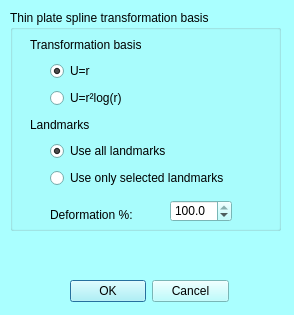
<?xml version="1.0" encoding="UTF-8"?>
<ui version="4.0">
 <class>mqTPSDialog</class>
 <widget class="QDialog" name="mqTPSDialog">
  <property name="geometry">
   <rect>
    <x>0</x>
    <y>0</y>
    <width>294</width>
    <height>315</height>
   </rect>
  </property>
  <property name="palette">
   <palette>
    <active>
     <colorrole role="WindowText">
      <brush brushstyle="SolidPattern">
       <color alpha="255">
        <red>0</red>
        <green>0</green>
        <blue>0</blue>
       </color>
      </brush>
     </colorrole>
     <colorrole role="Button">
      <brush brushstyle="SolidPattern">
       <color alpha="255">
        <red>170</red>
        <green>255</green>
        <blue>255</blue>
       </color>
      </brush>
     </colorrole>
     <colorrole role="Light">
      <brush brushstyle="SolidPattern">
       <color alpha="255">
        <red>255</red>
        <green>255</green>
        <blue>255</blue>
       </color>
      </brush>
     </colorrole>
     <colorrole role="Midlight">
      <brush brushstyle="SolidPattern">
       <color alpha="255">
        <red>212</red>
        <green>255</green>
        <blue>255</blue>
       </color>
      </brush>
     </colorrole>
     <colorrole role="Dark">
      <brush brushstyle="SolidPattern">
       <color alpha="255">
        <red>85</red>
        <green>127</green>
        <blue>127</blue>
       </color>
      </brush>
     </colorrole>
     <colorrole role="Mid">
      <brush brushstyle="SolidPattern">
       <color alpha="255">
        <red>113</red>
        <green>170</green>
        <blue>170</blue>
       </color>
      </brush>
     </colorrole>
     <colorrole role="Text">
      <brush brushstyle="SolidPattern">
       <color alpha="255">
        <red>0</red>
        <green>0</green>
        <blue>0</blue>
       </color>
      </brush>
     </colorrole>
     <colorrole role="BrightText">
      <brush brushstyle="SolidPattern">
       <color alpha="255">
        <red>255</red>
        <green>255</green>
        <blue>255</blue>
       </color>
      </brush>
     </colorrole>
     <colorrole role="ButtonText">
      <brush brushstyle="SolidPattern">
       <color alpha="255">
        <red>0</red>
        <green>0</green>
        <blue>0</blue>
       </color>
      </brush>
     </colorrole>
     <colorrole role="Base">
      <brush brushstyle="SolidPattern">
       <color alpha="255">
        <red>255</red>
        <green>255</green>
        <blue>255</blue>
       </color>
      </brush>
     </colorrole>
     <colorrole role="Window">
      <brush brushstyle="SolidPattern">
       <color alpha="255">
        <red>170</red>
        <green>255</green>
        <blue>255</blue>
       </color>
      </brush>
     </colorrole>
     <colorrole role="Shadow">
      <brush brushstyle="SolidPattern">
       <color alpha="255">
        <red>0</red>
        <green>0</green>
        <blue>0</blue>
       </color>
      </brush>
     </colorrole>
     <colorrole role="AlternateBase">
      <brush brushstyle="SolidPattern">
       <color alpha="255">
        <red>212</red>
        <green>255</green>
        <blue>255</blue>
       </color>
      </brush>
     </colorrole>
     <colorrole role="ToolTipBase">
      <brush brushstyle="SolidPattern">
       <color alpha="255">
        <red>255</red>
        <green>255</green>
        <blue>220</blue>
       </color>
      </brush>
     </colorrole>
     <colorrole role="ToolTipText">
      <brush brushstyle="SolidPattern">
       <color alpha="255">
        <red>0</red>
        <green>0</green>
        <blue>0</blue>
       </color>
      </brush>
     </colorrole>
    </active>
    <inactive>
     <colorrole role="WindowText">
      <brush brushstyle="SolidPattern">
       <color alpha="255">
        <red>0</red>
        <green>0</green>
        <blue>0</blue>
       </color>
      </brush>
     </colorrole>
     <colorrole role="Button">
      <brush brushstyle="SolidPattern">
       <color alpha="255">
        <red>170</red>
        <green>255</green>
        <blue>255</blue>
       </color>
      </brush>
     </colorrole>
     <colorrole role="Light">
      <brush brushstyle="SolidPattern">
       <color alpha="255">
        <red>255</red>
        <green>255</green>
        <blue>255</blue>
       </color>
      </brush>
     </colorrole>
     <colorrole role="Midlight">
      <brush brushstyle="SolidPattern">
       <color alpha="255">
        <red>212</red>
        <green>255</green>
        <blue>255</blue>
       </color>
      </brush>
     </colorrole>
     <colorrole role="Dark">
      <brush brushstyle="SolidPattern">
       <color alpha="255">
        <red>85</red>
        <green>127</green>
        <blue>127</blue>
       </color>
      </brush>
     </colorrole>
     <colorrole role="Mid">
      <brush brushstyle="SolidPattern">
       <color alpha="255">
        <red>113</red>
        <green>170</green>
        <blue>170</blue>
       </color>
      </brush>
     </colorrole>
     <colorrole role="Text">
      <brush brushstyle="SolidPattern">
       <color alpha="255">
        <red>0</red>
        <green>0</green>
        <blue>0</blue>
       </color>
      </brush>
     </colorrole>
     <colorrole role="BrightText">
      <brush brushstyle="SolidPattern">
       <color alpha="255">
        <red>255</red>
        <green>255</green>
        <blue>255</blue>
       </color>
      </brush>
     </colorrole>
     <colorrole role="ButtonText">
      <brush brushstyle="SolidPattern">
       <color alpha="255">
        <red>0</red>
        <green>0</green>
        <blue>0</blue>
       </color>
      </brush>
     </colorrole>
     <colorrole role="Base">
      <brush brushstyle="SolidPattern">
       <color alpha="255">
        <red>255</red>
        <green>255</green>
        <blue>255</blue>
       </color>
      </brush>
     </colorrole>
     <colorrole role="Window">
      <brush brushstyle="SolidPattern">
       <color alpha="255">
        <red>170</red>
        <green>255</green>
        <blue>255</blue>
       </color>
      </brush>
     </colorrole>
     <colorrole role="Shadow">
      <brush brushstyle="SolidPattern">
       <color alpha="255">
        <red>0</red>
        <green>0</green>
        <blue>0</blue>
       </color>
      </brush>
     </colorrole>
     <colorrole role="AlternateBase">
      <brush brushstyle="SolidPattern">
       <color alpha="255">
        <red>212</red>
        <green>255</green>
        <blue>255</blue>
       </color>
      </brush>
     </colorrole>
     <colorrole role="ToolTipBase">
      <brush brushstyle="SolidPattern">
       <color alpha="255">
        <red>255</red>
        <green>255</green>
        <blue>220</blue>
       </color>
      </brush>
     </colorrole>
     <colorrole role="ToolTipText">
      <brush brushstyle="SolidPattern">
       <color alpha="255">
        <red>0</red>
        <green>0</green>
        <blue>0</blue>
       </color>
      </brush>
     </colorrole>
    </inactive>
    <disabled>
     <colorrole role="WindowText">
      <brush brushstyle="SolidPattern">
       <color alpha="255">
        <red>85</red>
        <green>127</green>
        <blue>127</blue>
       </color>
      </brush>
     </colorrole>
     <colorrole role="Button">
      <brush brushstyle="SolidPattern">
       <color alpha="255">
        <red>170</red>
        <green>255</green>
        <blue>255</blue>
       </color>
      </brush>
     </colorrole>
     <colorrole role="Light">
      <brush brushstyle="SolidPattern">
       <color alpha="255">
        <red>255</red>
        <green>255</green>
        <blue>255</blue>
       </color>
      </brush>
     </colorrole>
     <colorrole role="Midlight">
      <brush brushstyle="SolidPattern">
       <color alpha="255">
        <red>212</red>
        <green>255</green>
        <blue>255</blue>
       </color>
      </brush>
     </colorrole>
     <colorrole role="Dark">
      <brush brushstyle="SolidPattern">
       <color alpha="255">
        <red>85</red>
        <green>127</green>
        <blue>127</blue>
       </color>
      </brush>
     </colorrole>
     <colorrole role="Mid">
      <brush brushstyle="SolidPattern">
       <color alpha="255">
        <red>113</red>
        <green>170</green>
        <blue>170</blue>
       </color>
      </brush>
     </colorrole>
     <colorrole role="Text">
      <brush brushstyle="SolidPattern">
       <color alpha="255">
        <red>85</red>
        <green>127</green>
        <blue>127</blue>
       </color>
      </brush>
     </colorrole>
     <colorrole role="BrightText">
      <brush brushstyle="SolidPattern">
       <color alpha="255">
        <red>255</red>
        <green>255</green>
        <blue>255</blue>
       </color>
      </brush>
     </colorrole>
     <colorrole role="ButtonText">
      <brush brushstyle="SolidPattern">
       <color alpha="255">
        <red>85</red>
        <green>127</green>
        <blue>127</blue>
       </color>
      </brush>
     </colorrole>
     <colorrole role="Base">
      <brush brushstyle="SolidPattern">
       <color alpha="255">
        <red>170</red>
        <green>255</green>
        <blue>255</blue>
       </color>
      </brush>
     </colorrole>
     <colorrole role="Window">
      <brush brushstyle="SolidPattern">
       <color alpha="255">
        <red>170</red>
        <green>255</green>
        <blue>255</blue>
       </color>
      </brush>
     </colorrole>
     <colorrole role="Shadow">
      <brush brushstyle="SolidPattern">
       <color alpha="255">
        <red>0</red>
        <green>0</green>
        <blue>0</blue>
       </color>
      </brush>
     </colorrole>
     <colorrole role="AlternateBase">
      <brush brushstyle="SolidPattern">
       <color alpha="255">
        <red>170</red>
        <green>255</green>
        <blue>255</blue>
       </color>
      </brush>
     </colorrole>
     <colorrole role="ToolTipBase">
      <brush brushstyle="SolidPattern">
       <color alpha="255">
        <red>255</red>
        <green>255</green>
        <blue>220</blue>
       </color>
      </brush>
     </colorrole>
     <colorrole role="ToolTipText">
      <brush brushstyle="SolidPattern">
       <color alpha="255">
        <red>0</red>
        <green>0</green>
        <blue>0</blue>
       </color>
      </brush>
     </colorrole>
    </disabled>
   </palette>
  </property>
  <property name="windowTitle">
   <string>TPS dialog</string>
  </property>
  <widget class="QWidget" name="layoutWidget">
   <property name="geometry">
    <rect>
     <x>70</x>
     <y>280</y>
     <width>161</width>
     <height>25</height>
    </rect>
   </property>
   <layout class="QHBoxLayout" name="horizontalLayout_2"/>
  </widget>
  <widget class="QGroupBox" name="groupBox">
   <property name="geometry">
    <rect>
     <x>10</x>
     <y>10</y>
     <width>271</width>
     <height>221</height>
    </rect>
   </property>
   <property name="title">
    <string>Thin plate spline transformation basis</string>
   </property>
   <widget class="QLabel" name="label_6">
    <property name="geometry">
     <rect>
      <x>40</x>
      <y>190</y>
      <width>111</width>
      <height>31</height>
     </rect>
    </property>
    <property name="text">
     <string>&lt;html&gt;&lt;head/&gt;&lt;body&gt;&lt;p&gt;Deformation %:&lt;/p&gt;&lt;/body&gt;&lt;/html&gt;</string>
    </property>
   </widget>
   <widget class="QDoubleSpinBox" name="factor">
    <property name="geometry">
     <rect>
      <x>160</x>
      <y>190</y>
      <width>62</width>
      <height>22</height>
     </rect>
    </property>
    <property name="decimals">
     <number>1</number>
    </property>
    <property name="minimum">
     <double>0.100000000000000</double>
    </property>
    <property name="maximum">
     <double>100.000000000000000</double>
    </property>
    <property name="singleStep">
     <double>0.100000000000000</double>
    </property>
    <property name="value">
     <double>100.000000000000000</double>
    </property>
   </widget>
   <widget class="QWidget" name="verticalLayoutWidget">
    <property name="geometry">
     <rect>
      <x>40</x>
      <y>50</y>
      <width>220</width>
      <height>51</height>
     </rect>
    </property>
    <layout class="QVBoxLayout" name="verticalLayout">
     <item>
      <widget class="QRadioButton" name="r">
       <property name="text">
        <string>U=r</string>
       </property>
       <property name="checked">
        <bool>true</bool>
       </property>
      </widget>
     </item>
     <item>
      <widget class="QRadioButton" name="r2logr2">
       <property name="text">
        <string>U=r²log(r)</string>
       </property>
      </widget>
     </item>
    </layout>
   </widget>
   <widget class="QLabel" name="label_7">
    <property name="geometry">
     <rect>
      <x>20</x>
      <y>20</y>
      <width>111</width>
      <height>31</height>
     </rect>
    </property>
    <property name="text">
     <string>&lt;html&gt;&lt;head/&gt;&lt;body&gt;&lt;p&gt;Transformation basis&lt;/p&gt;&lt;/body&gt;&lt;/html&gt;</string>
    </property>
   </widget>
   <widget class="QLabel" name="label_8">
    <property name="geometry">
     <rect>
      <x>20</x>
      <y>100</y>
      <width>111</width>
      <height>31</height>
     </rect>
    </property>
    <property name="text">
     <string>&lt;html&gt;&lt;head/&gt;&lt;body&gt;&lt;p&gt;Landmarks&lt;/p&gt;&lt;/body&gt;&lt;/html&gt;</string>
    </property>
   </widget>
   <widget class="QWidget" name="verticalLayoutWidget_2">
    <property name="geometry">
     <rect>
      <x>40</x>
      <y>130</y>
      <width>220</width>
      <height>51</height>
     </rect>
    </property>
    <layout class="QVBoxLayout" name="verticalLayout_2">
     <item>
      <widget class="QRadioButton" name="all">
       <property name="text">
        <string>Use all landmarks</string>
       </property>
       <property name="checked">
        <bool>true</bool>
       </property>
      </widget>
     </item>
     <item>
      <widget class="QRadioButton" name="selected">
       <property name="text">
        <string>Use only selected landmarks</string>
       </property>
      </widget>
     </item>
    </layout>
   </widget>
  </widget>
  <widget class="QDialogButtonBox" name="buttonBox">
   <property name="geometry">
    <rect>
     <x>70</x>
     <y>280</y>
     <width>159</width>
     <height>23</height>
    </rect>
   </property>
   <property name="orientation">
    <enum>Qt::Horizontal</enum>
   </property>
   <property name="standardButtons">
    <set>QDialogButtonBox::Cancel|QDialogButtonBox::Ok</set>
   </property>
  </widget>
 </widget>
 <resources>
  <include location="../Icons/icons.qrc"/>
  <include location="../Icons/icons.qrc"/>
 </resources>
 <connections>
  <connection>
   <sender>buttonBox</sender>
   <signal>accepted()</signal>
   <receiver>mqTPSDialog</receiver>
   <slot>accept()</slot>
   <hints>
    <hint type="sourcelabel">
     <x>248</x>
     <y>254</y>
    </hint>
    <hint type="destinationlabel">
     <x>157</x>
     <y>274</y>
    </hint>
   </hints>
  </connection>
  <connection>
   <sender>buttonBox</sender>
   <signal>rejected()</signal>
   <receiver>mqTPSDialog</receiver>
   <slot>reject()</slot>
   <hints>
    <hint type="sourcelabel">
     <x>316</x>
     <y>260</y>
    </hint>
    <hint type="destinationlabel">
     <x>286</x>
     <y>274</y>
    </hint>
   </hints>
  </connection>
 </connections>
</ui>
